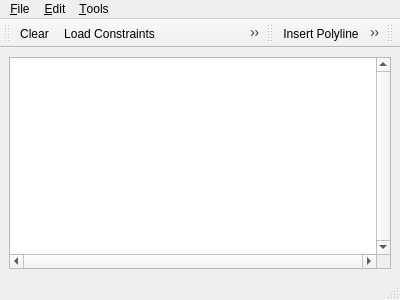
<ui version="4.0" >
 <author>GeometryFactory</author>
 <class>Delaunay_triangulation_MainWindow</class>
 <widget class="QMainWindow" name="MainWindow" >
  <property name="geometry" >
   <rect>
    <x>0</x>
    <y>0</y>
    <width>400</width>
    <height>300</height>
   </rect>
  </property>
  <property name="windowTitle" >
   <string>CGAL Constrained Delaunay Triangulation</string>
  </property>
  <property name="windowIcon" >
   <iconset resource="../icons/Logos.qrc" >
    <normaloff>:/cgal/logos/cgal_logo.xpm</normaloff>:/cgal/logos/cgal_logo.xpm</iconset>
  </property>
  <widget class="QWidget" name="centralwidget" >
   <property name="geometry" >
    <rect>
     <x>0</x>
     <y>66</y>
     <width>400</width>
     <height>209</height>
    </rect>
   </property>
   <layout class="QGridLayout" >
    <item row="0" column="0" >
     <widget class="QGraphicsView" name="graphicsView" >
      <property name="focusPolicy" >
       <enum>Qt::StrongFocus</enum>
      </property>
      <property name="verticalScrollBarPolicy" >
       <enum>Qt::ScrollBarAlwaysOn</enum>
      </property>
      <property name="horizontalScrollBarPolicy" >
       <enum>Qt::ScrollBarAlwaysOn</enum>
      </property>
      <property name="transformationAnchor" >
       <enum>QGraphicsView::NoAnchor</enum>
      </property>
     </widget>
    </item>
   </layout>
  </widget>
  <widget class="QStatusBar" name="statusbar" >
   <property name="geometry" >
    <rect>
     <x>0</x>
     <y>275</y>
     <width>400</width>
     <height>25</height>
    </rect>
   </property>
  </widget>
  <widget class="QToolBar" name="fileToolBar" >
   <property name="geometry" >
    <rect>
     <x>0</x>
     <y>29</y>
     <width>116</width>
     <height>37</height>
    </rect>
   </property>
   <property name="windowTitle" >
    <string>File Tools</string>
   </property>
   <attribute name="toolBarArea" >
    <enum>TopToolBarArea</enum>
   </attribute>
   <attribute name="toolBarBreak" >
    <bool>false</bool>
   </attribute>
   <addaction name="actionClear" />
   <addaction name="actionLoadConstraints" />
   <addaction name="actionSaveConstraints" />
  </widget>
  <widget class="QToolBar" name="toolBar" >
   <property name="geometry" >
    <rect>
     <x>116</x>
     <y>29</y>
     <width>184</width>
     <height>37</height>
    </rect>
   </property>
   <property name="windowTitle" >
    <string>Visualization Tools</string>
   </property>
   <attribute name="toolBarArea" >
    <enum>TopToolBarArea</enum>
   </attribute>
   <attribute name="toolBarBreak" >
    <bool>false</bool>
   </attribute>
   <addaction name="actionInsertPolyline" />
   <addaction name="actionMovingPoint" />
   <addaction name="actionShowDelaunay" />
   <addaction name="actionShowVoronoi" />
   <addaction name="actionCircumcenter" />
   <addaction name="actionRecenter" />
  </widget>
  <widget class="QToolBar" name="toolBar_2" >
   <property name="geometry" >
    <rect>
     <x>300</x>
     <y>29</y>
     <width>100</width>
     <height>37</height>
    </rect>
   </property>
   <property name="windowTitle" >
    <string>toolBar_2</string>
   </property>
   <attribute name="toolBarArea" >
    <enum>TopToolBarArea</enum>
   </attribute>
   <attribute name="toolBarBreak" >
    <bool>false</bool>
   </attribute>
  </widget>
  <widget class="QMenuBar" name="menubar" >
   <property name="geometry" >
    <rect>
     <x>0</x>
     <y>0</y>
     <width>400</width>
     <height>29</height>
    </rect>
   </property>
   <widget class="QMenu" name="menuFile" >
    <property name="title" >
     <string>&amp;File</string>
    </property>
    <addaction name="separator" />
    <addaction name="actionClear" />
    <addaction name="actionLoadConstraints" />
    <addaction name="actionSaveConstraints" />
    <addaction name="separator" />
    <addaction name="actionExit" />
   </widget>
   <widget class="QMenu" name="menuEdit" >
    <property name="title" >
     <string>&amp;Edit</string>
    </property>
    <addaction name="actionInsertRandomPoints" />
   </widget>
   <widget class="QMenu" name="menuTools" >
    <property name="title" >
     <string>&amp;Tools</string>
    </property>
    <addaction name="actionMovingPoint" />
    <addaction name="actionInsertPolyline" />
    <addaction name="actionShowDelaunay" />
    <addaction name="actionShowVoronoi" />
    <addaction name="separator" />
    <addaction name="actionRecenter" />
   </widget>
   <addaction name="menuFile" />
   <addaction name="menuEdit" />
   <addaction name="menuTools" />
  </widget>
  <action name="actionAbout" >
   <property name="text" >
    <string>&amp;About</string>
   </property>
  </action>
  <action name="actionAboutCGAL" >
   <property name="text" >
    <string>About &amp;CGAL</string>
   </property>
  </action>
  <action name="actionExit" >
   <property name="text" >
    <string>&amp;Quit</string>
   </property>
   <property name="shortcut" >
    <string>Ctrl+Q</string>
   </property>
  </action>
  <action name="actionInsertRandomPoints" >
   <property name="text" >
    <string>&amp;Insert random points</string>
   </property>
   <property name="shortcut" >
    <string>Ctrl+I</string>
   </property>
  </action>
  <action name="actionMovingPoint" >
   <property name="checkable" >
    <bool>true</bool>
   </property>
   <property name="icon" >
    <iconset resource="Delaunay_triangulation_MainWindow.qrc" >
     <normaloff>:/cgal/Actions/icons/movingPoint.png</normaloff>:/cgal/Actions/icons/movingPoint.png</iconset>
   </property>
   <property name="text" >
    <string>&amp;Moving Point</string>
   </property>
   <property name="toolTip" >
    <string comment="The comment" >Simulate Insertion</string>
   </property>
   <property name="statusTip" >
    <string comment="and its comment" >Move mouse with left button pressed to see where point would be inserted</string>
   </property>
   <property name="whatsThis" >
    <string comment="what" >whats this</string>
   </property>
  </action>
  <action name="actionInsertPolyline" >
   <property name="checkable" >
    <bool>true</bool>
   </property>
   <property name="checked" >
    <bool>false</bool>
   </property>
   <property name="icon" >
    <iconset resource="../icons/Input.qrc" >
     <normaloff>:/cgal/Input/inputPolyline.png</normaloff>:/cgal/Input/inputPolyline.png</iconset>
   </property>
   <property name="text" >
    <string>&amp;Insert Polyline</string>
   </property>
   <property name="toolTip" >
    <string>Insert Point or Polyline</string>
   </property>
   <property name="statusTip" >
    <string>Left: Insert vtx | Right: Final vtx | Del: Delete vtx</string>
   </property>
  </action>
  <action name="actionClear" >
   <property name="icon" >
    <iconset resource="../icons/File.qrc" >
     <normaloff>:/cgal/fileToolbar/fileNew.png</normaloff>:/cgal/fileToolbar/fileNew.png</iconset>
   </property>
   <property name="text" >
    <string>&amp;Clear</string>
   </property>
   <property name="shortcut" >
    <string>Ctrl+C</string>
   </property>
  </action>
  <action name="actionShowVoronoi" >
   <property name="checkable" >
    <bool>true</bool>
   </property>
   <property name="checked" >
    <bool>false</bool>
   </property>
   <property name="icon" >
    <iconset resource="../icons/Triangulation_2.qrc" >
     <normaloff>:/cgal/Triangulation_2/Voronoi_diagram_2.png</normaloff>:/cgal/Triangulation_2/Voronoi_diagram_2.png</iconset>
   </property>
   <property name="text" >
    <string>Show &amp;Voronoi Diagram</string>
   </property>
   <property name="shortcut" >
    <string>Ctrl+V</string>
   </property>
   <property name="visible" >
    <bool>false</bool>
   </property>
  </action>
  <action name="actionShowDelaunay" >
   <property name="checkable" >
    <bool>true</bool>
   </property>
   <property name="icon" >
    <iconset resource="../icons/Triangulation_2.qrc" >
     <normaloff>:/cgal/Triangulation_2/Delaunay_triangulation_2.png</normaloff>:/cgal/Triangulation_2/Delaunay_triangulation_2.png</iconset>
   </property>
   <property name="text" >
    <string>Show &amp;Delaunay Triangulation</string>
   </property>
   <property name="shortcut" >
    <string>Ctrl+D</string>
   </property>
  </action>
  <action name="actionLoadConstraints" >
   <property name="icon" >
    <iconset resource="../icons/File.qrc" >
     <normaloff>:/cgal/fileToolbar/fileOpen.png</normaloff>:/cgal/fileToolbar/fileOpen.png</iconset>
   </property>
   <property name="text" >
    <string>&amp;Load Constraints</string>
   </property>
   <property name="shortcut" >
    <string>Ctrl+L</string>
   </property>
  </action>
  <action name="actionSaveConstraints" >
   <property name="icon" >
    <iconset resource="../icons/File.qrc" >
     <normaloff>:/cgal/fileToolbar/fileSave.png</normaloff>:/cgal/fileToolbar/fileSave.png</iconset>
   </property>
   <property name="text" >
    <string>&amp;Save Constraints</string>
   </property>
   <property name="shortcut" >
    <string>Ctrl+S</string>
   </property>
  </action>
  <action name="actionCircumcenter" >
   <property name="checkable" >
    <bool>true</bool>
   </property>
   <property name="icon" >
    <iconset resource="Delaunay_triangulation_MainWindow.qrc" >
     <normaloff>:/cgal/Actions/icons/circumcenter.png</normaloff>:/cgal/Actions/icons/circumcenter.png</iconset>
   </property>
   <property name="text" >
    <string>&amp;Circumcenter</string>
   </property>
   <property name="toolTip" >
    <string>Draw circumcenter</string>
   </property>
  </action>
  <action name="actionRecenter" >
   <property name="icon" >
    <iconset resource="../icons/Input.qrc" >
     <normaloff>:/cgal/Input/zoom-best-fit.svg</normaloff>:/cgal/Input/zoom-best-fit.svg</iconset>
   </property>
   <property name="text" >
    <string>Re&amp;center the viewport</string>
   </property>
   <property name="shortcut" >
    <string>Ctrl+R</string>
   </property>
  </action>
 </widget>
 <includes/>
 <resources>
  <include location="Delaunay_triangulation_MainWindow.qrc" />
  <include location="../icons/File.qrc" />
  <include location="../icons/Logos.qrc" />
  <include location="../icons/Triangulation_2.qrc" />
  <include location="../icons/Input.qrc" />
 </resources>
 <connections/>
</ui>
